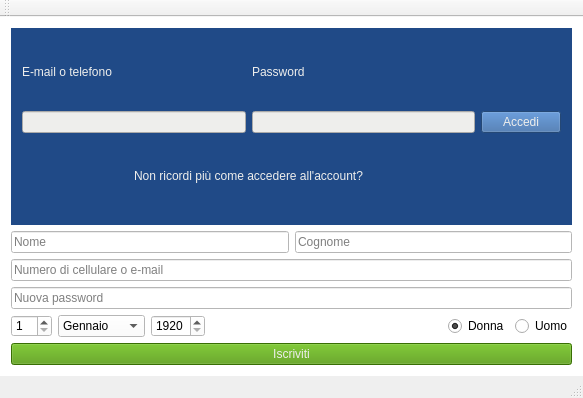
<?xml version="1.0" encoding="UTF-8"?>
<ui version="4.0">
 <class>login_form</class>
 <widget class="QMainWindow" name="login_form">
  <property name="geometry">
   <rect>
    <x>0</x>
    <y>0</y>
    <width>583</width>
    <height>398</height>
   </rect>
  </property>
  <property name="windowTitle">
   <string>login_form</string>
  </property>
  <widget class="QWidget" name="centralWidget">
   <property name="styleSheet">
    <string notr="true">background-color: white;</string>
   </property>
   <layout class="QGridLayout" name="gridLayout">
    <item row="2" column="1">
     <layout class="QVBoxLayout" name="verticalLayout_2">
      <item>
       <layout class="QHBoxLayout" name="horizontalLayout_3">
        <item>
         <widget class="QSpinBox" name="giorno">
          <property name="minimum">
           <number>1</number>
          </property>
          <property name="maximum">
           <number>31</number>
          </property>
         </widget>
        </item>
        <item>
         <widget class="QComboBox" name="boxmesi">
          <item>
           <property name="text">
            <string>Gennaio</string>
           </property>
          </item>
          <item>
           <property name="text">
            <string>Febbraio</string>
           </property>
          </item>
          <item>
           <property name="text">
            <string>Marzo</string>
           </property>
          </item>
          <item>
           <property name="text">
            <string>Aprile</string>
           </property>
          </item>
          <item>
           <property name="text">
            <string>Maggio</string>
           </property>
          </item>
          <item>
           <property name="text">
            <string>Giugno</string>
           </property>
          </item>
          <item>
           <property name="text">
            <string>Luglio</string>
           </property>
          </item>
          <item>
           <property name="text">
            <string>Agosto</string>
           </property>
          </item>
          <item>
           <property name="text">
            <string>Settembre</string>
           </property>
          </item>
          <item>
           <property name="text">
            <string>Ottobre</string>
           </property>
          </item>
          <item>
           <property name="text">
            <string>Novembre</string>
           </property>
          </item>
          <item>
           <property name="text">
            <string>Dicembre</string>
           </property>
          </item>
         </widget>
        </item>
        <item>
         <widget class="QSpinBox" name="anno">
          <property name="minimum">
           <number>1920</number>
          </property>
          <property name="maximum">
           <number>2019</number>
          </property>
         </widget>
        </item>
        <item>
         <spacer name="horizontalSpacer">
          <property name="orientation">
           <enum>Qt::Horizontal</enum>
          </property>
          <property name="sizeHint" stdset="0">
           <size>
            <width>40</width>
            <height>20</height>
           </size>
          </property>
         </spacer>
        </item>
        <item>
         <widget class="QRadioButton" name="donna">
          <property name="text">
           <string>Donna</string>
          </property>
          <property name="checked">
           <bool>true</bool>
          </property>
         </widget>
        </item>
        <item>
         <widget class="QRadioButton" name="uomo">
          <property name="text">
           <string>Uomo</string>
          </property>
         </widget>
        </item>
       </layout>
      </item>
      <item>
       <widget class="QPushButton" name="iscriviti">
        <property name="styleSheet">
         <string notr="true">background-color: rgb(78, 154, 6);
color: rgb(238, 238, 236);</string>
        </property>
        <property name="text">
         <string>Iscriviti</string>
        </property>
       </widget>
      </item>
     </layout>
    </item>
    <item row="1" column="1">
     <layout class="QVBoxLayout" name="verticalLayout">
      <item>
       <layout class="QHBoxLayout" name="horizontalLayout_2">
        <item>
         <widget class="QLineEdit" name="Nome">
          <property name="placeholderText">
           <string>Nome</string>
          </property>
         </widget>
        </item>
        <item>
         <widget class="QLineEdit" name="Cognome">
          <property name="placeholderText">
           <string>Cognome</string>
          </property>
         </widget>
        </item>
       </layout>
      </item>
      <item>
       <layout class="QVBoxLayout" name="verticalLayout_3">
        <item>
         <widget class="QLineEdit" name="email2">
          <property name="placeholderText">
           <string>Numero di cellulare o e-mail</string>
          </property>
         </widget>
        </item>
        <item>
         <widget class="QLineEdit" name="pwd2">
          <property name="placeholderText">
           <string>Nuova password</string>
          </property>
         </widget>
        </item>
       </layout>
      </item>
     </layout>
    </item>
    <item row="0" column="1">
     <widget class="QWidget" name="widget" native="true">
      <property name="styleSheet">
       <string notr="true">background-color: rgb(32, 74, 135);</string>
      </property>
      <layout class="QHBoxLayout" name="horizontalLayout">
       <item>
        <layout class="QGridLayout" name="gridLayout_2">
         <item row="1" column="0">
          <widget class="QLineEdit" name="email">
           <property name="styleSheet">
            <string notr="true">background-color: rgb(238, 238, 236);</string>
           </property>
          </widget>
         </item>
         <item row="1" column="2">
          <widget class="QPushButton" name="accedi">
           <property name="styleSheet">
            <string notr="true">background-color: rgb(52, 101, 164);
color: rgb(238, 238, 236);</string>
           </property>
           <property name="text">
            <string>Accedi</string>
           </property>
          </widget>
         </item>
         <item row="0" column="1">
          <widget class="QLabel" name="pwdLabel">
           <property name="sizePolicy">
            <sizepolicy hsizetype="Preferred" vsizetype="Fixed">
             <horstretch>0</horstretch>
             <verstretch>0</verstretch>
            </sizepolicy>
           </property>
           <property name="styleSheet">
            <string notr="true">color: rgb(238, 238, 236);</string>
           </property>
           <property name="text">
            <string>Password</string>
           </property>
          </widget>
         </item>
         <item row="1" column="1">
          <widget class="QLineEdit" name="pwd">
           <property name="styleSheet">
            <string notr="true">background-color: rgb(238, 238, 236);</string>
           </property>
          </widget>
         </item>
         <item row="0" column="0">
          <widget class="QLabel" name="emailLabel">
           <property name="sizePolicy">
            <sizepolicy hsizetype="Preferred" vsizetype="Fixed">
             <horstretch>0</horstretch>
             <verstretch>0</verstretch>
            </sizepolicy>
           </property>
           <property name="styleSheet">
            <string notr="true">color: rgb(238, 238, 236);</string>
           </property>
           <property name="text">
            <string>E-mail o telefono</string>
           </property>
          </widget>
         </item>
         <item row="2" column="0" colspan="2">
          <widget class="QPushButton" name="recuperopwd">
           <property name="styleSheet">
            <string notr="true">color: rgb(238, 238, 236);</string>
           </property>
           <property name="text">
            <string>Non ricordi più come accedere all'account?</string>
           </property>
           <property name="flat">
            <bool>true</bool>
           </property>
          </widget>
         </item>
        </layout>
       </item>
      </layout>
     </widget>
    </item>
   </layout>
  </widget>
  <widget class="QMenuBar" name="menuBar">
   <property name="geometry">
    <rect>
     <x>0</x>
     <y>0</y>
     <width>583</width>
     <height>22</height>
    </rect>
   </property>
  </widget>
  <widget class="QToolBar" name="mainToolBar">
   <attribute name="toolBarArea">
    <enum>TopToolBarArea</enum>
   </attribute>
   <attribute name="toolBarBreak">
    <bool>false</bool>
   </attribute>
  </widget>
  <widget class="QStatusBar" name="statusBar"/>
 </widget>
 <layoutdefault spacing="6" margin="11"/>
 <resources/>
 <connections/>
</ui>
